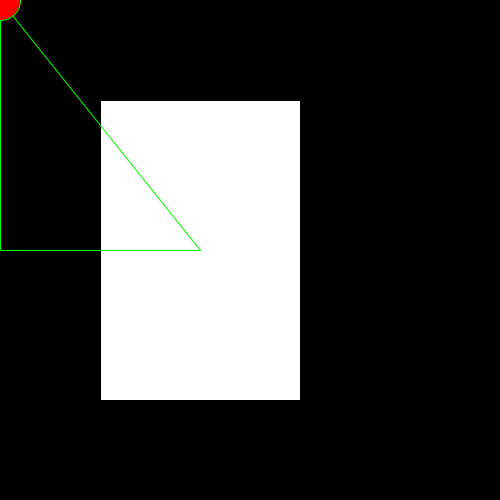
Frame 1 (no input)
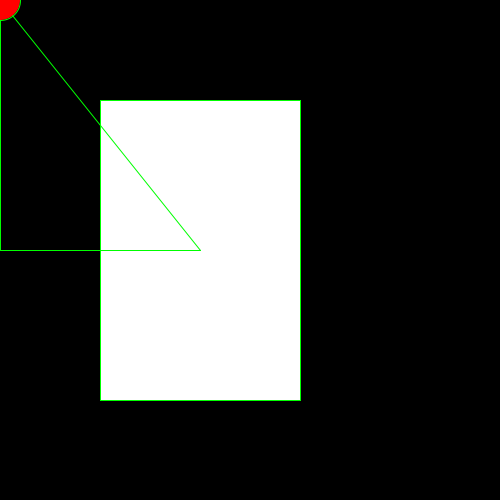
Frame 60 (the mouse pressed at the canvas centre just before this capture)
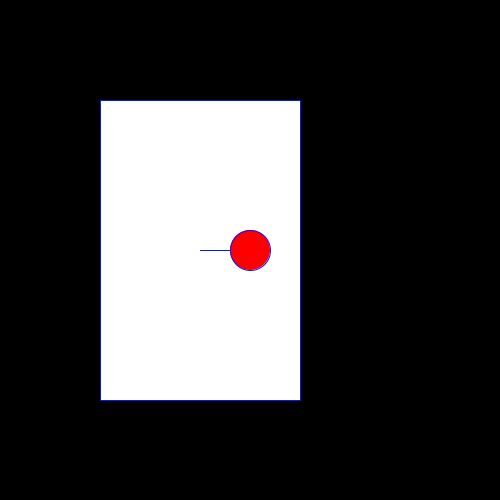
Frame 120 (the mouse held since frame 60 and released just before this capture)

The Processing sketch that drew these frames (run headless with seeded random() and noise(); from frame 60 on, the mouse is pressed at the canvas centre):

// Processing sketch: sketch_140720a
// ── sketch_140720a.pde
class Square{
  float x,y,Width, Height;
  color c;
  Square(){
    x = 100;
    y = 100;
    Width = 200;
    Height = 300;
    c = color(0, 0, 255);
  }
  void draw(){
    fill(c);
    rect(x,y,Width,Height);
  }
  
}
Square square;
void setup(){
  size(500, 500);
  colorMode(HSB);
  square = new Square();
}
void draw(){
  background(0, 0, 0);
  strokeWeight(1);
  square.draw();
  
  float x, y, r1;  
  x = mouseX;
  y = mouseY;
  r1 = 20;
  fill(500/3,255, 255);
   //  二点間の距離
  float d = dist(square.x,square.y,mouseX,mouseY);
  
  fill(500/3,255, 255);
  if(square.x<mouseX - r1 && square.Width + square.x > mouseX + r1
  && square.y<mouseY - r1 && square.Height + square.y > mouseY + r1){
    //  内側
    stroke(500/3,255, 255);
  }else{
    //  外側
    stroke(255/3,255, 255);
  }
  line(square.Width/2+square.x,square.Height/2+square.y,mouseX,mouseY);
  line(square.Width/2+square.x,square.Height/2+square.y,mouseX,square.Height/2+square.y);
  line(mouseX,square.Height/2+square.y,mouseX,mouseY);
  fill(0,255, 255);
  ellipse(x, y, 2*r1, 2* r1);
}
